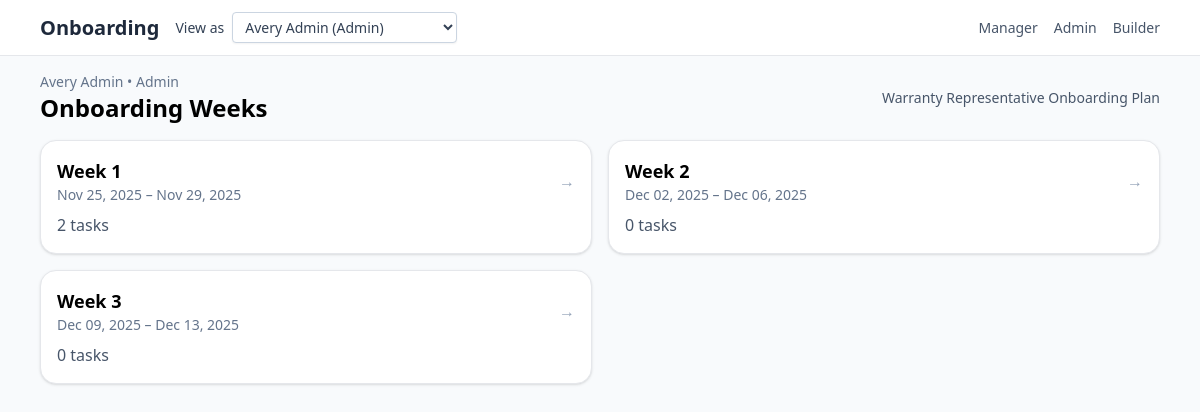
The app's page /weeks, older data.
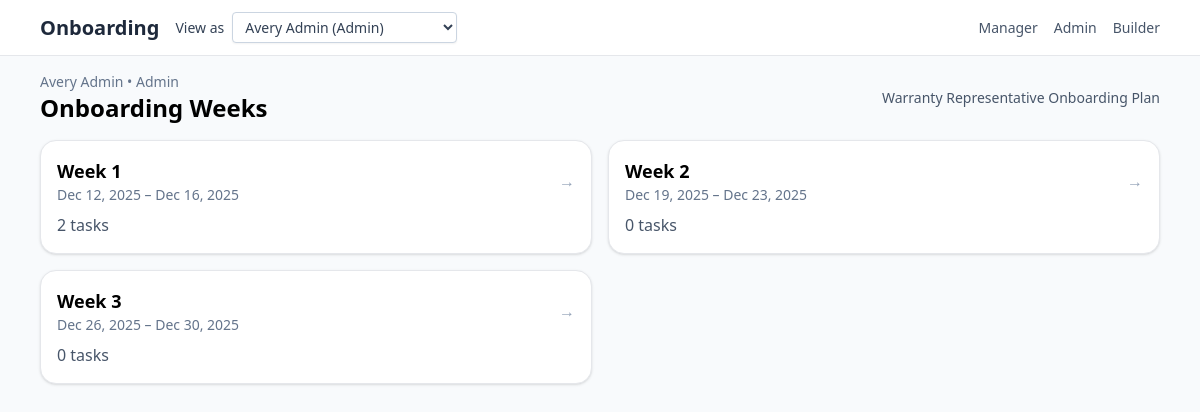
The same page, newer data.
### Onboarding/models.py (models this page shows, shortened)
class User(db.Model):
    __tablename__ = "users"
    id = db.Column(db.Integer, primary_key=True)
    email = db.Column(db.String(255), unique=True, nullable=False)
    full_name = db.Column(db.String(255), nullable=False)
    role = db.Column(db.String(32), nullable=False, default=RoleEnum.USER.value)
    onboarding_plan_id = db.Column(
        db.Integer, db.ForeignKey("onboarding_plans.id"), nullable=True
    )
    onboarding_plan = db.relationship("OnboardingPlan", back_populates="users")
    manager_id = db.Column(db.Integer, db.ForeignKey("users.id"), nullable=True)
    manager = db.relationship(
        "User",
        remote_side="User.id",
        back_populates="direct_reports",
        lazy="joined",
    )
    direct_reports = db.relationship(
        "User",
        back_populates="manager",
        lazy="selectin",
        cascade="all",
    )

class OnboardingPlan(db.Model):
    __tablename__ = "onboarding_plans"
    id = db.Column(db.Integer, primary_key=True)
    name = db.Column(db.String(255), nullable=False, default="Onboarding Plan")
    description = db.Column(db.Text, nullable=True)
    weeks = db.relationship(
        "Week",
        back_populates="onboarding_plan",
        lazy="selectin",
        cascade="all, delete-orphan",
    )
    users = db.relationship(
        "User",
        back_populates="onboarding_plan",
        lazy="selectin",
    )

class Week(db.Model):
    __tablename__ = "weeks"
    id = db.Column(db.Integer, primary_key=True)
    title = db.Column(db.String(255), nullable=False, default="Week")
    start_date = db.Column(db.Date, nullable=True)
    end_date = db.Column(db.Date, nullable=True)
    owner_user_id = db.Column(db.Integer, nullable=True)
    manager_user_id = db.Column(db.Integer, nullable=True)
    onboarding_plan_id = db.Column(
        db.Integer, db.ForeignKey("onboarding_plans.id"), nullable=True
    )
    onboarding_plan = db.relationship("OnboardingPlan", back_populates="weeks")
    tasks = db.relationship(
        "Task",
        back_populates="week",
        lazy="selectin",
        cascade="all, delete-orphan",
        order_by="Task.sort_order.asc().nullsfirst(), Task.id.asc()",
    )

### app.py (the view)
@app.get("/weeks")
def weeks():
    user = current_user()
    plan_weeks = weeks_for_plan(user.onboarding_plan_id)
    return render_template("weeks.html", weeks=plan_weeks, user=user)

### app.py (called while the page is built)
def current_user() -> User:
    email = request.headers.get("X-User-Email") or request.args.get("as_user")
    query = User.query.options(selectinload(User.onboarding_plan))
    if email:
        user = query.filter_by(email=email).first()
        if not user:
            abort(404, description="User not found")
        return user
    user = query.order_by(User.id.asc()).first()
    if not user:
        abort(404, description="No users available")
    return user

def weeks_for_plan(plan_id: int | None):
    if plan_id is None:
        return []
    return (
        Week.query.filter_by(onboarding_plan_id=plan_id)
        .options(selectinload(Week.tasks))
        .order_by(Week.start_date.asc().nullsfirst(), Week.id.asc())
        .all()
    )

@app.context_processor
def inject_build_ts():
    return {"build_ts": int(time.time())}

@app.context_processor
def inject_user_switcher():
    users = User.query.order_by(User.role.asc(), User.full_name.asc()).all()
    active_user = None
    try:
        active_user = current_user()
    except Exception:
        active_user = None
    return {
        "switchable_users": users,
        "nav_current_user": active_user,
    }

### templates/weeks.html
{% extends 'base.html' %}
{% block content %}
<div class="flex items-center justify-between mb-4">
  <div>
    <p class="text-sm text-slate-500">{{ user.full_name }} • {{ user.role|capitalize }}</p>
    <h1 class="text-2xl font-bold">Onboarding Weeks</h1>
  </div>
  <div class="text-right">
    {% if user.onboarding_plan %}
      <p class="text-sm text-slate-600">{{ user.onboarding_plan.name }}</p>
    {% else %}
      <p class="text-sm text-slate-500">No onboarding plan</p>
    {% endif %}
  </div>
</div>
{% if not weeks %}
  <div class="bg-white border rounded-xl p-6 shadow-sm">
    <p class="text-slate-600">No weeks found for this onboarding plan.</p>
  </div>
{% else %}
  <div class="grid md:grid-cols-2 gap-4">
      {% for w in weeks %}
          <a href="{{ url_for('week_detail', week_id=w.id, as_user=request.args.get('as_user')) }}" class="block p-4 rounded-2xl bg-white shadow hover:shadow-md transition border">
              <div class="flex items-center justify-between">
                  <div>
                      <h2 class="text-lg font-semibold">{{ w.title }}</h2>
                      {% if w.start_date %}
                          <p class="text-sm text-slate-500">{{ w.start_date.strftime('%b %d, %Y') }}{% if w.end_date %} – {{ w.end_date.strftime('%b %d, %Y') }}{% endif %}</p>
                      {% endif %}
                  </div>
                  <span class="text-slate-400">→</span>
              </div>
              <p class="mt-2 text-slate-600">{{ w.tasks|length }} tasks</p>
          </a>
      {% endfor %}
  </div>
{% endif %}
{% endblock %}

### templates/base.html (shortened to what this page needs)
<!doctype html>
<html lang="en">
<head>
  <script src="https://cdn.tailwindcss.com"></script>
  <link rel="stylesheet" href="{{ url_for('static', filename='site.css') }}?v={{ build_ts }}">
</head>
<body class="bg-slate-50 min-h-screen">
  <nav class="bg-white border-b sticky top-0 z-10">
    <div class="max-w-6xl mx-auto px-4 py-3 flex items-center gap-4">
      <a href="/weeks" class="text-xl font-semibold text-slate-800">Onboarding</a>
      {% if switchable_users %}
      <form method="get" action="{{ request.path }}" class="flex items-center gap-2 text-sm text-slate-700">
        <label for="user-switch" class="font-medium">View as</label>
        <select
          id="user-switch"
          name="as_user"
          class="rounded border border-slate-300 bg-white px-2 py-1 text-sm text-slate-700 shadow-sm"
          onchange="this.form.submit()"
        >
          {% for switch_user in switchable_users %}
          <option value="{{ switch_user.email }}" {% if nav_current_user and switch_user.id == nav_current_user.id %}selected{% endif %}>
            {{ switch_user.full_name }} ({{ switch_user.role | capitalize }})
          </option>
          {% endfor %}
        </select>
      </form>
      {% endif %}
      <div class="ml-auto flex items-center gap-4 text-sm text-slate-600">
        <a href="/manager/reports" class="hover:text-slate-900">Manager</a>
        <a href="/admin/overview" class="hover:text-slate-900">Admin</a>
        <a href="/templates" class="hover:text-slate-900">Builder</a>
      </div>
    </div>
  </nav>
  <main class="max-w-6xl mx-auto p-4">
    {% block content %}{% endblock %}
  </main>
</body>
</html>

Row changes from the older to the newer data that the page shows:
changed Week "Week 1": start_date "Nov 25, 2025" → "Dec 12, 2025"; end_date "Nov 29, 2025" → "Dec 16, 2025"
changed Week "Week 2": start_date "Dec 02, 2025" → "Dec 19, 2025"; end_date "Dec 06, 2025" → "Dec 23, 2025"
changed Week "Week 3": start_date "Dec 09, 2025" → "Dec 26, 2025"; end_date "Dec 13, 2025" → "Dec 30, 2025"
